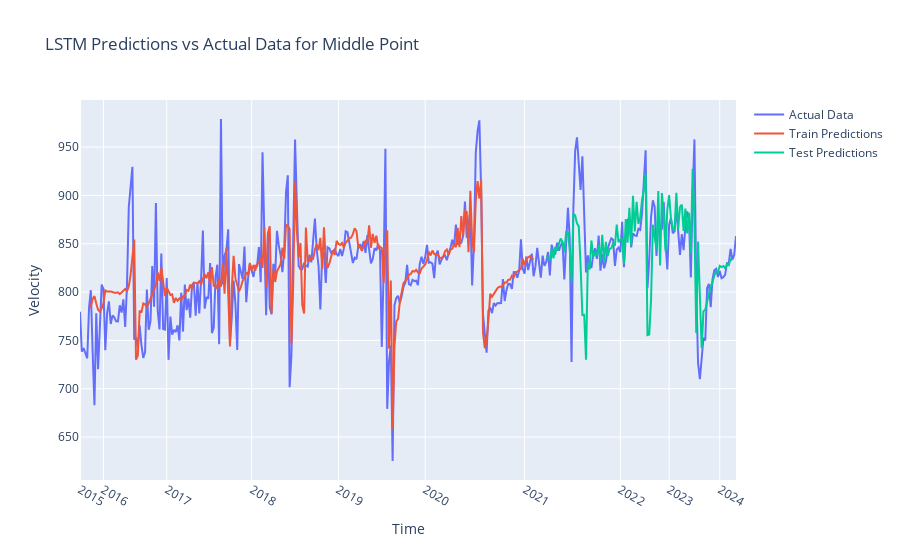

Here is the notebook cell this chart was saved with:
### Code cell
# Create traces
fig = go.Figure()
fig.add_trace(go.Scatter(y=scaler.inverse_transform(dataset).flatten(), mode='lines', name='Actual Data'))
fig.add_trace(go.Scatter(y=trainPredictPlot_lstm.flatten(), mode='lines', name='Train Predictions'))
fig.add_trace(go.Scatter(y=testPredictPlot_lstm.flatten(), mode='lines', name='Test Predictions'))

# Update layout for dark theme
fig.update_layout(title='LSTM Predictions vs Actual Data for ' + point_name.capitalize() + ' Point', xaxis_title='Time', yaxis_title='Velocity')
# Update x-axis to show only one tick per year
years = pd.to_datetime(df['time']).dt.year
unique_years = sorted(years.unique())
fig.update_xaxes(tickvals=[df.index[years == year][0] for year in unique_years], ticktext=unique_years)
fig.write_image('../figures/8_LSTM_preds_' + point_name + '.png')
fig.show()

### Figure 1 — Plotly figure (JSON) as saved in the notebook; plotly's stock layout.template omitted (floating-point values rounded to 4 significant figures; data arrays with more than 128 entries replaced by an {"elided": "..."} marker saying what was removed)
{"data": [{"mode": "lines", "name": "Actual Data", "type": "scatter", "y": {"elided": "364 float values"}}, {"mode": "lines", "name": "Train Predictions", "type": "scatter", "y": {"elided": "364 float values"}}, {"mode": "lines", "name": "Test Predictions", "type": "scatter", "y": {"elided": "364 float values"}}], "layout": {"title": {"text": "LSTM Predictions vs Actual Data for Middle Point"}, "xaxis": {"ticktext": [2015, 2016, 2017, 2018, 2019, 2020, 2021, 2022, 2023, 2024], "tickvals": [0, 13, 48, 95, 143, 191, 246, 299, 326, 354], "title": {"text": "Time"}}, "yaxis": {"title": {"text": "Velocity"}}}}
